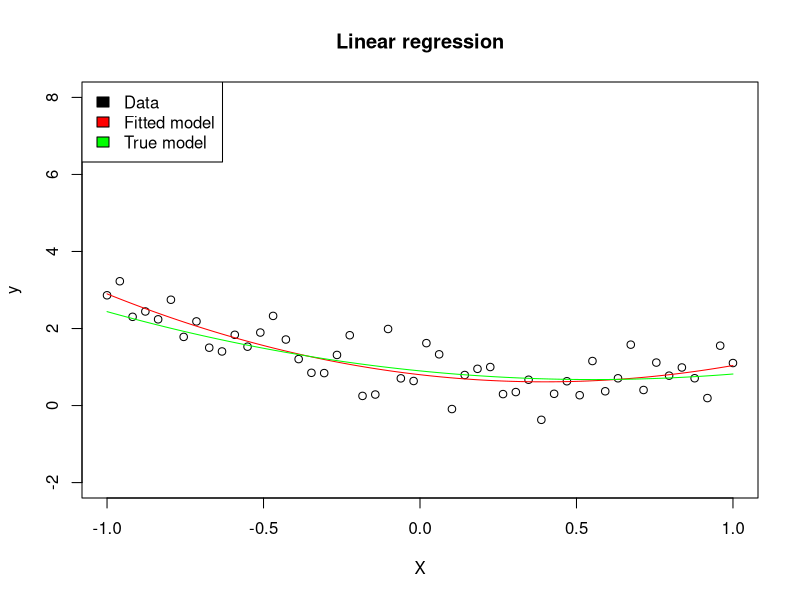

Write the R code that produced this figure.
# exercise 5.2.3

# Number of data objects
N = 50;

# Number of non-linear terms in generated data
Kd = 2;

# Number of non-linear terms in model
Km = 2;

# Noise variance
s = 0.5;

# X-values to evaluate model and fit
Xe = seq(from=-1, to=1, length.out=1000)

## Data set generation
# Attribute values
X = seq(from=-1, to=1, length.out=N);
Xd = matrix(sapply(X, FUN='^', 1:Kd), nrow=N, byrow=TRUE)
Xde = matrix(sapply(Xe, FUN='^', 1:Kd), nrow=1000, byrow=TRUE)

# Noise
epsilon = rnorm(mean=0, sd=s, n=N);

# Model parameters
w = -(-.9)^(1:(Kd+1));

# Outputs
y = cbind(rep(1, times=N), Xd)%*%w+epsilon;

## Model to fit

# Attribute values
Xm = matrix(sapply(X, FUN='^', 1:Km), nrow=N, byrow=TRUE)
Xme = matrix(sapply(Xe, FUN='^', 1:Km), nrow=1000, byrow=TRUE)

# Estimate model parameters

dat <- data.frame(Xm)
xnam <- paste("X", 1:Km, sep="")
colnames(dat) <- xnam
(fmla <- as.formula(paste("y ~ ", paste(xnam, collapse= "+"))))
w_est = lm(fmla, data=dat);

# Plot the predictions of the model
plot(X, y, main="Linear regression", xlab="X", ylab="y", ylim=c(-2,8));

newdat <- data.frame(Xme)
colnames(newdat) <- xnam
y_est = predict(w_est, newdata=newdat)
lines(Xe, y_est, col='red');


y_true = w[1]+Xde%*%matrix(w[(1:Kd)+1], ncol=1)
lines(Xe, y_true, col='green');

legend("topleft", legend=c('Data', 'Fitted model', 'True model'), fill=c("black", "red", "green"));
